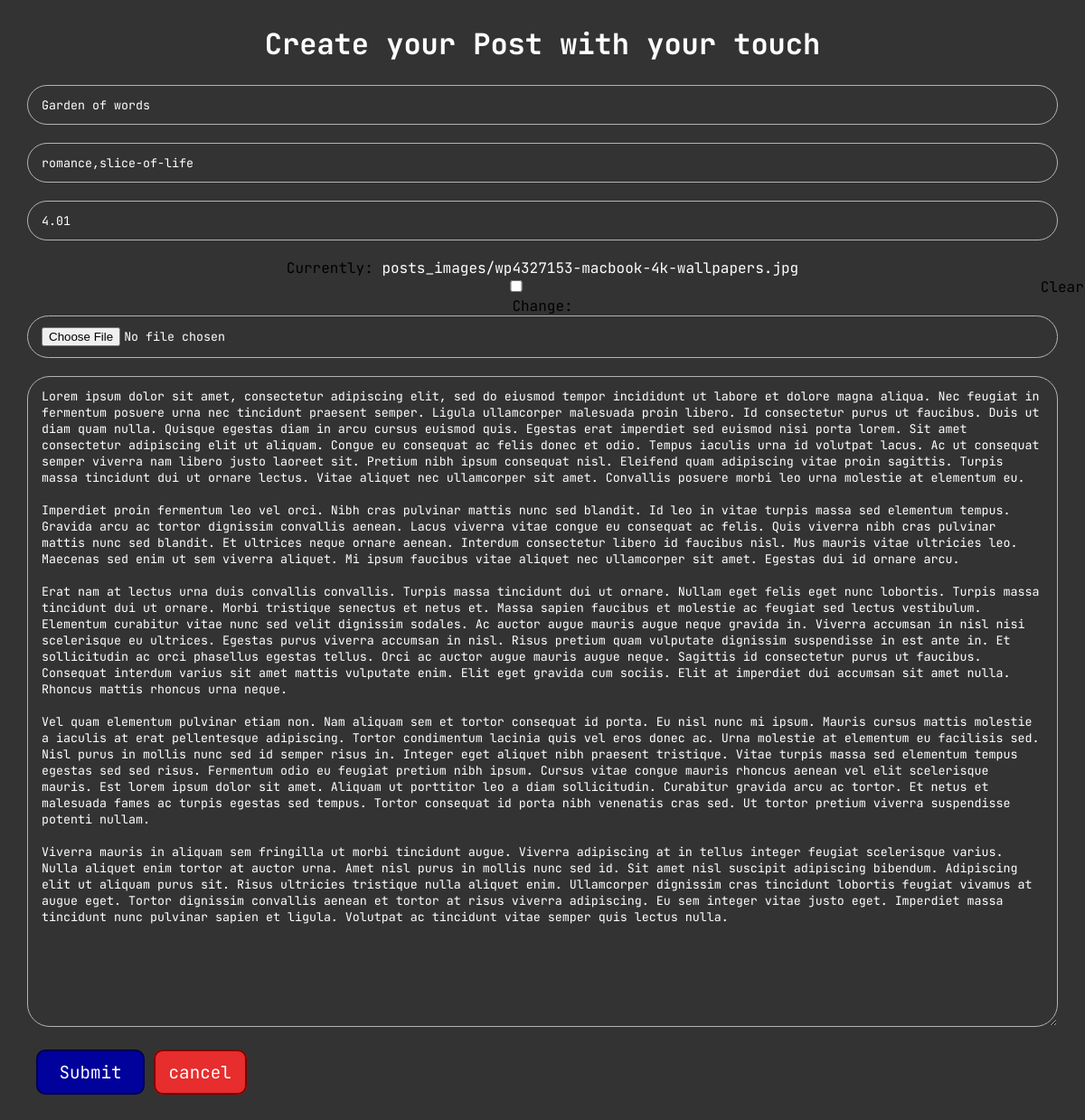
/update-post/13 (signed in), run on the app's committed database.
### post/models.py (models this page shows, shortened)
class post(models.Model):
    title=models.CharField(max_length=100)
    author=models.ForeignKey(User,on_delete=models.CASCADE)
    genre=models.CharField(max_length=150)
    ratings=models.DecimalField(max_digits=3,decimal_places=2)
    image=models.ImageField(upload_to='posts_images/',blank=True)
    content=models.TextField()
    date_posted=models.DateTimeField(default=timezone.now)
    date_modified=models.DateTimeField(auto_now=True)
    class Meta:
       ordering=["-date_modified","-date_posted"]

### post/views.py (the view, shortened to what this page needs)
# urls.py: path('update-post/<int:postid>',views.updatePost,name='update-post'),
@login_required(login_url='login-page')
def updatePost(request,postid):
    try:
        upost=post.objects.get(id=postid)
    except:
        raise "Requested post not found!!"
    form=''
    if request.user == upost.author:
        form=postForm(instance=upost)
    else:
        return redirect("You are not allowed here!")
    context={'form':form}
    return render(request,'post/postcreateform.html',context)

### post/form.py
class postForm(forms.ModelForm):
    class Meta:
        model = post
        fields = ["title","genre","ratings","image","content"]
        widgets = {
            'title': forms.TextInput(attrs={'placeholder': 'enter title for your post...'}),
            'genre': forms.TextInput(attrs={'placeholder':'enter genre eg. romance,action,comedy,...'}),
            'ratings': forms.TextInput(attrs={'placeholder':'provide your ratings...'}),
        }

### post/templatetags/specfuncs.py (called while the page is built)
@register.filter(name="AddClass",is_safe=True)
def addClassToHTML(value,arg):
    return value.as_widget(attrs={'class':arg})

### post/templates/post/postcreateform.html (shortened to what this page needs)
{% load static %}
{% load specfuncs %}
<!DOCTYPE html>
<html lang="en">
<head>
    <link rel="stylesheet" href="https://cdnjs.cloudflare.com/ajax/libs/font-awesome/6.4.2/css/all.min.css" />
    <link rel="stylesheet" href="{% static 'css/singlePage.css' %}">
</head>
<body>
    <div class="container">
        <h1>Create your Post with your touch</h1>
        <form action="" method="post" enctype="multipart/form-data">
            {% for field in form %}
                <div class="fieldWrapper">
                    {{ field | AddClass:'post-field' }}
                </div>
            {% endfor %}
            <span>
                <button type="submit" class="btn">Submit</button>
                <a href="{% url 'post-page' %}" class='cancel'>cancel</a>
            </span>
        </form>
    </div>
</body>
</html>

### static/css/singlePage.css (style rules this page uses)
* { margin:0px; padding:0px; box-sizing: border-box; list-style: none; text-decoration: none; font-family: 'JetBrains Mono', monospace; }
form a { color: #fff; }
.container { width: 100%; background: #333; overflow: auto; }
h1 { text-align: center; padding: 12px 15px; margin-top: 15px; color: #fff; }
form { width: 100%; margin-top: 12px; display: flex; flex-direction: column; justify-content: center; gap: 20px; }
.fieldWrapper { text-align: center; }
input { padding:12px 15px; width: 95%; background: transparent; outline: none; border-radius: 25px; border: 1px solid rgb(180, 180, 180); color:#fff; }
input::placeholder { color:grey; }
textarea { height: 90vh; width: 95%; border-radius: 25px; border: 1px solid rgb(180, 180, 180); padding:12px 15px; background: transparent; color:#fff; outline: none; }
.btn { margin-bottom: 40px; width: 120px; border-radius: 10px; outline:none; border:2px solid rgb(0, 0, 80); background-color: rgb(1, 1, 155); color:#fff; font-size: 1.2rem; padding: 10px 15px; margin-left: 40px; }
.cancel { padding: 10px 15px; font-size: 1.2rem; color:#fff; background-color: rgb(231, 45, 45); border: 2px solid rgb(126, 0, 0); border-radius: 10px; }

### data on the page
post: title "Garden of words" "romance,slice-of-life" "4.01" "Lorem ipsum dolor sit amet, consectetur adipiscing elit, sed do eiusmod tempor incididunt ut labore et dolore magna aliqua. Nec feugiat in fermentum posuere urna nec tincidunt praesent semper. Ligula ullamcorper malesuada proin libero. Id consectetur purus ut faucibus. Duis ut diam quam nulla. Quisque egestas diam in arcu cursus euismod quis. Egestas erat imperdiet sed euismod nisi porta lorem. Sit amet consectetur adipiscing elit ut aliquam. Congue eu consequat ac felis donec et odio. Tempus iaculis urna id volutpat lacus. Ac ut consequat semper viverra nam libero justo laoreet sit. Pretium nibh ipsum consequat nisl. Eleifend quam adipiscing vitae proin sagittis. Turpis massa tincidunt dui…"
